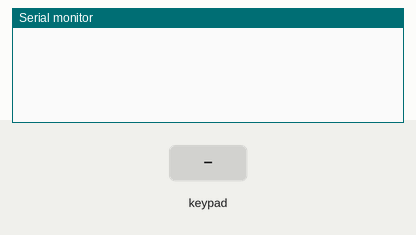
Bench run of a sketch on a simulated Arduino Mega 2560, built with avr-gcc and run on an emulated ATmega2560. Shown: the last lines printed to the serial monitor. The inputs (shaded band) are chosen by the test bench.

Above: at 1.2 s.
1.3 s: key '!' pressed
At 1.8 s:
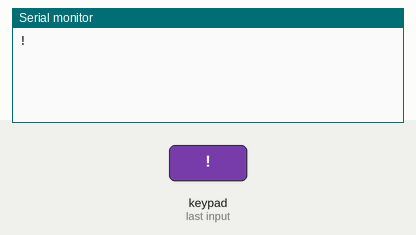
2.8 s: key '"' pressed
At 4.0 s:
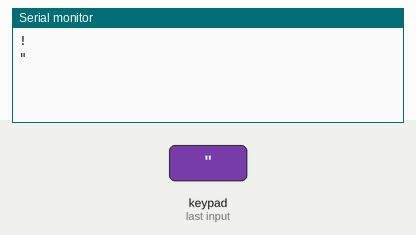
4.3 s: key '#' pressed
At 5.4 s:
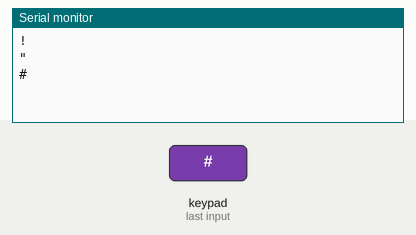
5.8 s: key 'c' pressed
At 6.6 s:
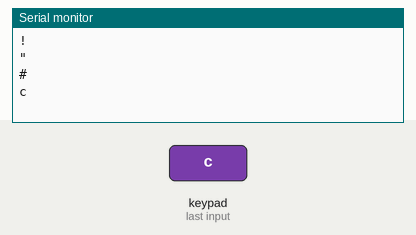
7.3 s: key '%' pressed
At 8.5 s:
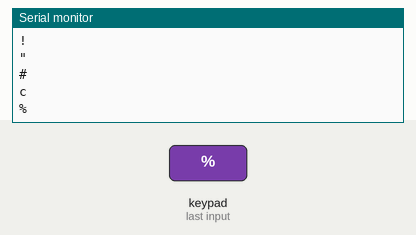
8.8 s: key 'm' pressed
At 9.9 s:
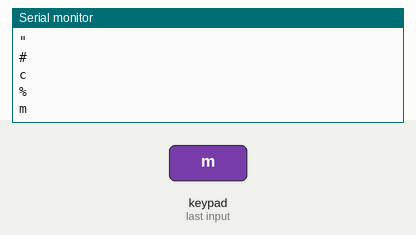

The sketch:

CDUMatrix.ino
```cpp
#include <Keypad.h>

const byte ROWS = 8; //four rows
const byte COLS = 10; //three columns
char keys[ROWS][COLS] = {
  {'!','"','#','c','%','m','F','L','R','X'},
  {'&','E','K','Q','Q','W','Z'},
  {'|','D','J','P','P','V','Y','m'},
  {')','C','I','O','O','U','@','s','p','d'},
  {'{','A','B','G','G','H','M','N','S','T'},
  {':','3','6','9','9','>','`','/','*','f'},
  {';','2','5','8','8','0','-','}','c','z'},
  {'+',']','^','a','b','1','1','4','7','.'},

};
byte rowPins[ROWS] = {31, 33, 35, 37, 39, 41, 43, 45}; //connect to the row pinouts of the keypad
byte colPins[COLS] = {30, 32, 34, 36, 38, 40, 42, 44, 46, 48}; //connect to the column pinouts of the keypad

Keypad keypad = Keypad( makeKeymap(keys), rowPins, colPins, ROWS, COLS );

void setup(){
  Serial.begin(9600);
}

void loop(){
  char key = keypad.getKey();

  if (key != NO_KEY){
    Serial.println(key);
  }
}
```

Measured:
- after the input at 1.3 s, the serial monitor: prints a new line at once (image 1)
- after the input at 2.8 s, the serial monitor: prints a new line at once (image 2)
- after the input at 4.3 s, the serial monitor: prints a new line at once (image 3)
- after the input at 5.8 s, the serial monitor: prints a new line at once (image 4)
- after the input at 7.3 s, the serial monitor: prints a new line at once (image 5)
- after the input at 8.8 s, the serial monitor: prints a new line at once (image 6)
